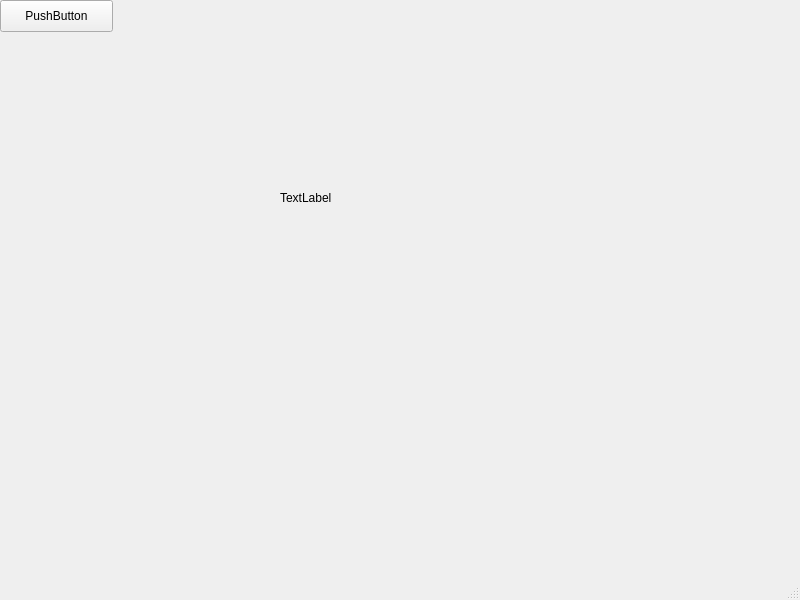
<?xml version="1.0" encoding="UTF-8"?>
<ui version="4.0">
 <class>MainWindow</class>
 <widget class="QMainWindow" name="MainWindow">
  <property name="geometry">
   <rect>
    <x>0</x>
    <y>0</y>
    <width>800</width>
    <height>600</height>
   </rect>
  </property>
  <property name="windowTitle">
   <string>MainWindow</string>
  </property>
  <widget class="QWidget" name="centralwidget">
   <widget class="QPushButton" name="playButton">
    <property name="geometry">
     <rect>
      <x>0</x>
      <y>0</y>
      <width>113</width>
      <height>32</height>
     </rect>
    </property>
    <property name="text">
     <string>PushButton</string>
    </property>
   </widget>
   <widget class="QLabel" name="label">
    <property name="geometry">
     <rect>
      <x>280</x>
      <y>190</y>
      <width>60</width>
      <height>16</height>
     </rect>
    </property>
    <property name="text">
     <string>TextLabel</string>
    </property>
   </widget>
  </widget>
  <widget class="QMenuBar" name="menubar">
   <property name="geometry">
    <rect>
     <x>0</x>
     <y>0</y>
     <width>800</width>
     <height>24</height>
    </rect>
   </property>
  </widget>
  <widget class="QStatusBar" name="statusbar"/>
 </widget>
 <resources/>
 <connections/>
</ui>
